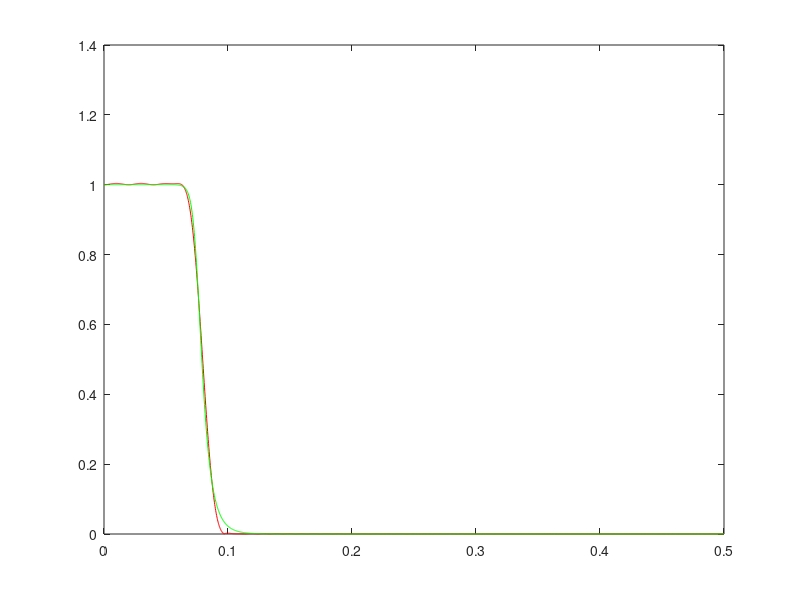
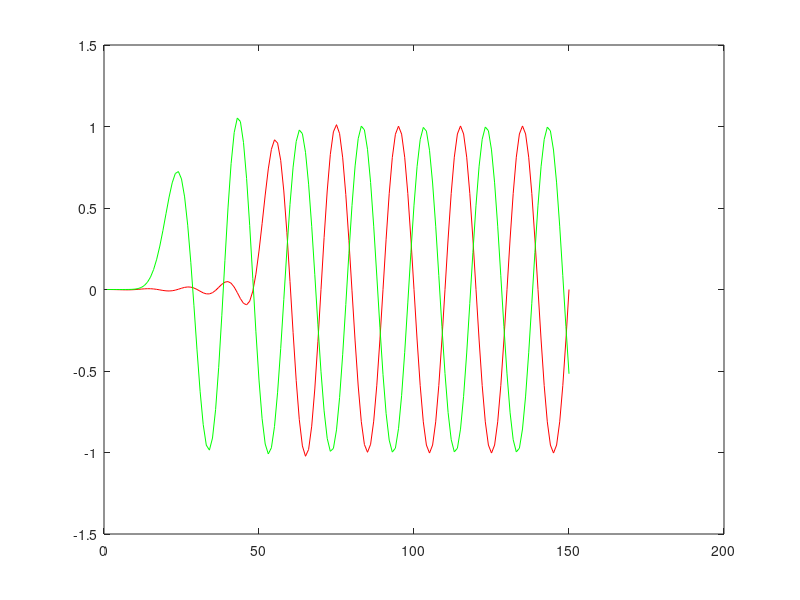
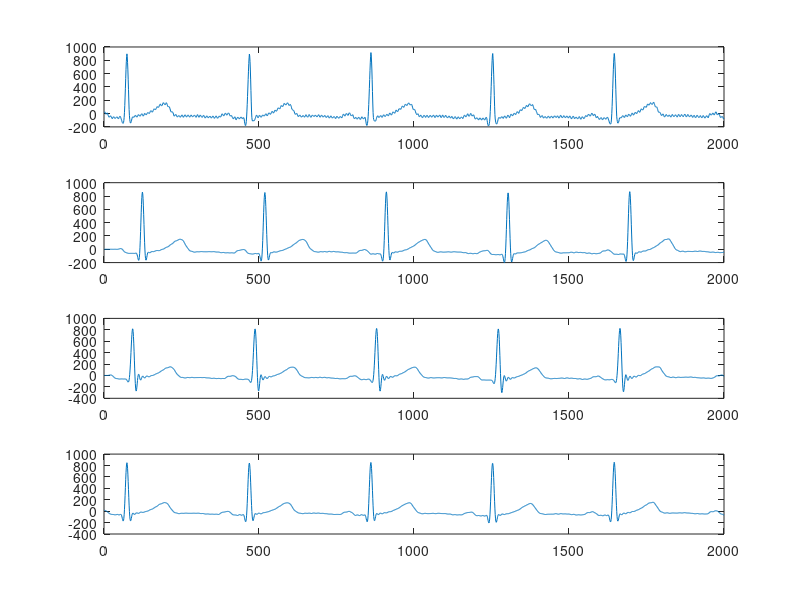

Reproduce these figures in MATLAB, in order.
%% Experiment 1 :

close all;
clear all;
clc;
load('ecg.dat');
g =fir1(100, 0.16);
[H1, W1] = freqz(g,1, 2000);
%We need 101 filter coefficients because we want to have a symmetric plot,
%we use a normalized cutoff frequency of 0.08 (0.16 with matlab convention)
%for the frequency response, we have a denominator = 1 and to plot 2000
%points we tape : freqz(g, 1, 2000);

[N, Wn]= buttord(0.14, 0.18, 0.5, 20);
[b, a] = butter(N, Wn);
[H2, W2] = freqz(b, a, 2000);
%in this part we find the needed order of the butterworth filter in order
%to achieve our specifications (N) and the natural Butterworth frequency 
%(Wn)
%We need a passband edge frequency = 0.14, stopband edge frequency = 0.18, 
%a passband ripple = 0.5 and a stopband attenuation of at least 20dB
%The second command constructs a butterworth filter with order N and natural
%frequency Wn and gives us two vectors : the numerator and denominator.

fr  = linspace(0, 0.5, 2000);
figure();
plot(fr,abs(H1), 'r');
hold on;
plot(fr, abs(H2), 'g');
hold off;
%we can check that they have similar amplitude.

n=150;
f=0.05;
x = sin(2*pi*f*(1:n));
y1 = filter(g, 1, x);
y2= filter(b, a, x);
figure();
plot((1:n),y1, 'r'); 
hold on
plot((1:n),y2, 'g');
hold off
%we can see that the butterworth filter has the shortest transition.

ecg1=filter(g,1, ecg);
ecg2=filter(b, a,ecg);
ecg3=filtfilt(b, a, ecg);

figure();
subplot(4, 1, 1);
plot(ecg);
subplot(4, 1, 2);
plot(ecg1);
subplot(4, 1, 3);
plot(ecg2);
subplot(4, 1, 4);
plot(ecg3);

%we can see that the 50 hz interference has been cancelled by all the
%filters.

